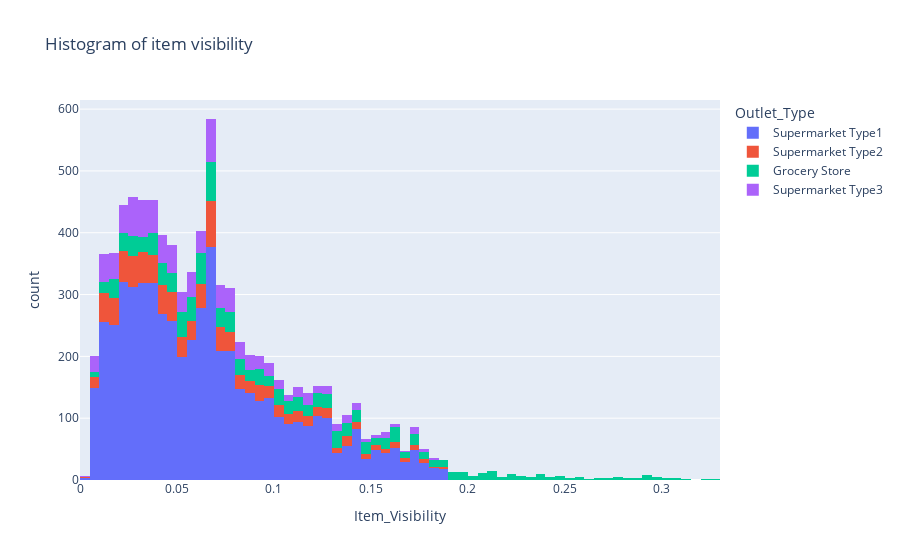

The code cell stored with this chart in its notebook:
### Markdown cell above
Conclusion:
 - Item visibility seems to have quite a few outliers above the upper whisker of the distribution.
 - Minimum item visibility is 0% (Needs to be cleaned).
 - Median value for item visibility is 5.4%
 - 75% of the data has an item visibility of 9.5% or below.
 - The upper fence of this variable is 19.57%, however the maximum value for item visibility happens to be 32.83%

### Code cell
ex.histogram(data_frame=df,x=df['Item_Visibility'], title="Histogram of item visibility", color=df['Outlet_Type'])

### Figure 1 — Plotly figure (JSON) as saved in the notebook; plotly's stock layout.template omitted (floating-point values rounded to 4 significant figures; data arrays with more than 128 entries replaced by an {"elided": "..."} marker saying what was removed)
{"data": [{"alignmentgroup": "True", "bingroup": "x", "hovertemplate": "Outlet_Type=Supermarket Type1<br>Item_Visibility=%{x}<br>count=%{y}<extra></extra>", "legendgroup": "Supermarket Type1", "marker": {"color": "#636efa", "pattern": {"shape": ""}}, "name": "Supermarket Type1", "offsetgroup": "Supermarket Type1", "orientation": "v", "showlegend": true, "type": "histogram", "x": {"elided": "5577 float values"}, "xaxis": "x", "yaxis": "y"}, {"alignmentgroup": "True", "bingroup": "x", "hovertemplate": "Outlet_Type=Supermarket Type2<br>Item_Visibility=%{x}<br>count=%{y}<extra></extra>", "legendgroup": "Supermarket Type2", "marker": {"color": "#EF553B", "pattern": {"shape": ""}}, "name": "Supermarket Type2", "offsetgroup": "Supermarket Type2", "orientation": "v", "showlegend": true, "type": "histogram", "x": {"elided": "928 float values"}, "xaxis": "x", "yaxis": "y"}, {"alignmentgroup": "True", "bingroup": "x", "hovertemplate": "Outlet_Type=Grocery Store<br>Item_Visibility=%{x}<br>count=%{y}<extra></extra>", "legendgroup": "Grocery Store", "marker": {"color": "#00cc96", "pattern": {"shape": ""}}, "name": "Grocery Store", "offsetgroup": "Grocery Store", "orientation": "v", "showlegend": true, "type": "histogram", "x": {"elided": "1083 float values"}, "xaxis": "x", "yaxis": "y"}, {"alignmentgroup": "True", "bingroup": "x", "hovertemplate": "Outlet_Type=Supermarket Type3<br>Item_Visibility=%{x}<br>count=%{y}<extra></extra>", "legendgroup": "Supermarket Type3", "marker": {"color": "#ab63fa", "pattern": {"shape": ""}}, "name": "Supermarket Type3", "offsetgroup": "Supermarket Type3", "orientation": "v", "showlegend": true, "type": "histogram", "x": {"elided": "935 float values"}, "xaxis": "x", "yaxis": "y"}], "layout": {"barmode": "relative", "legend": {"title": {"text": "Outlet_Type"}, "tracegroupgap": 0}, "title": {"text": "Histogram of item visibility"}, "xaxis": {"anchor": "y", "domain": [0, 1], "title": {"text": "Item_Visibility"}}, "yaxis": {"anchor": "x", "domain": [0, 1], "title": {"text": "count"}}}}
